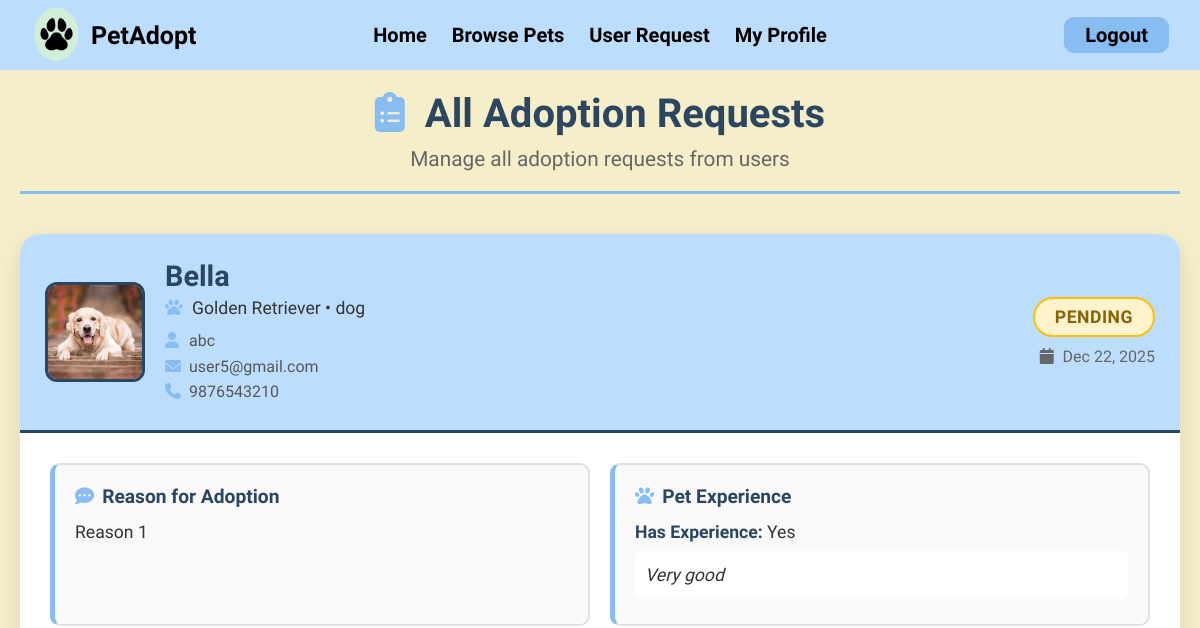
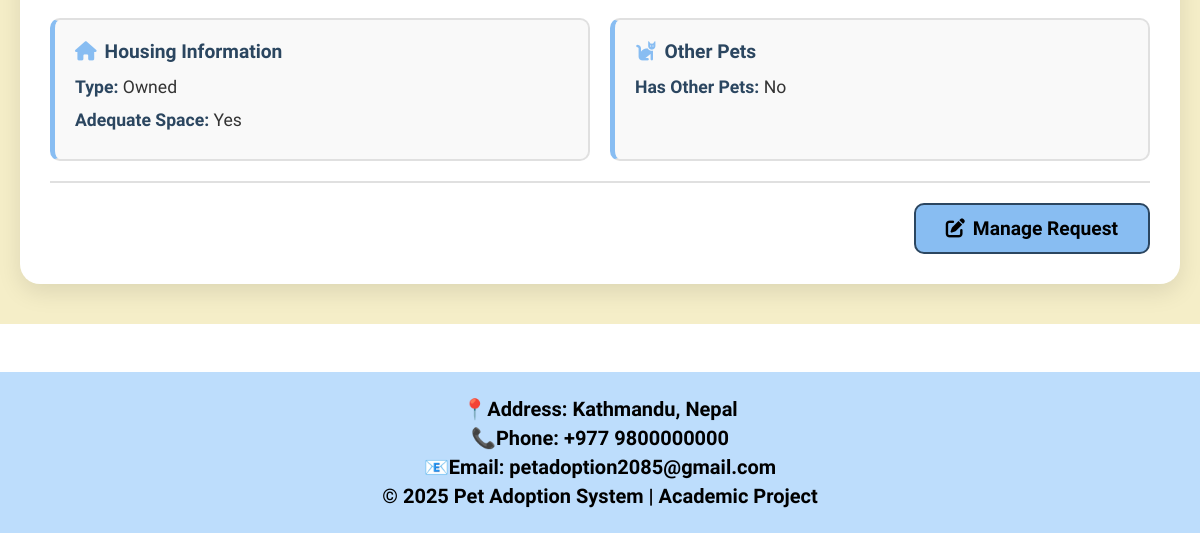
/myRequests.php (signed in), run on an earlier commit of the app's database (2 pictures, top to bottom).
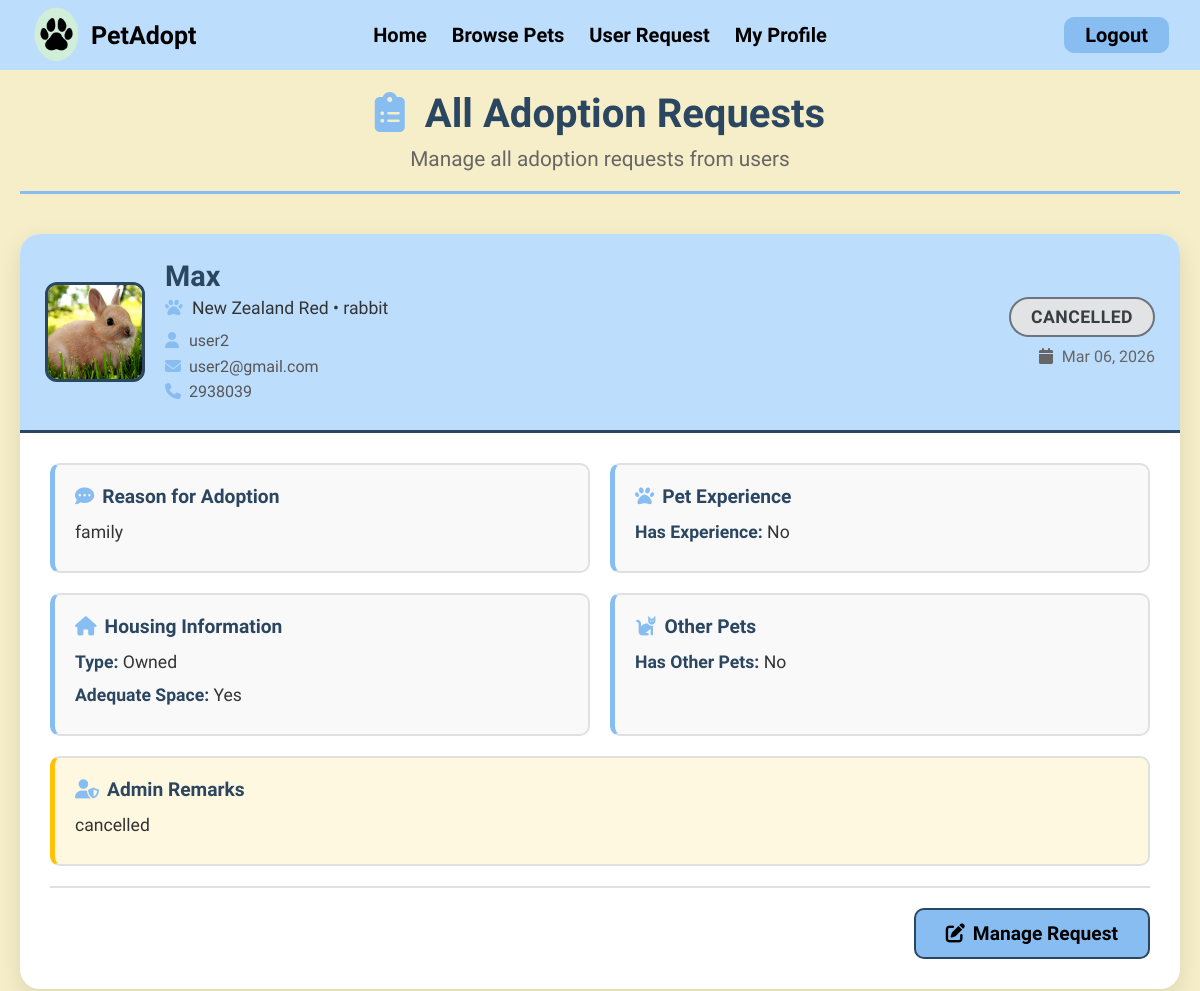
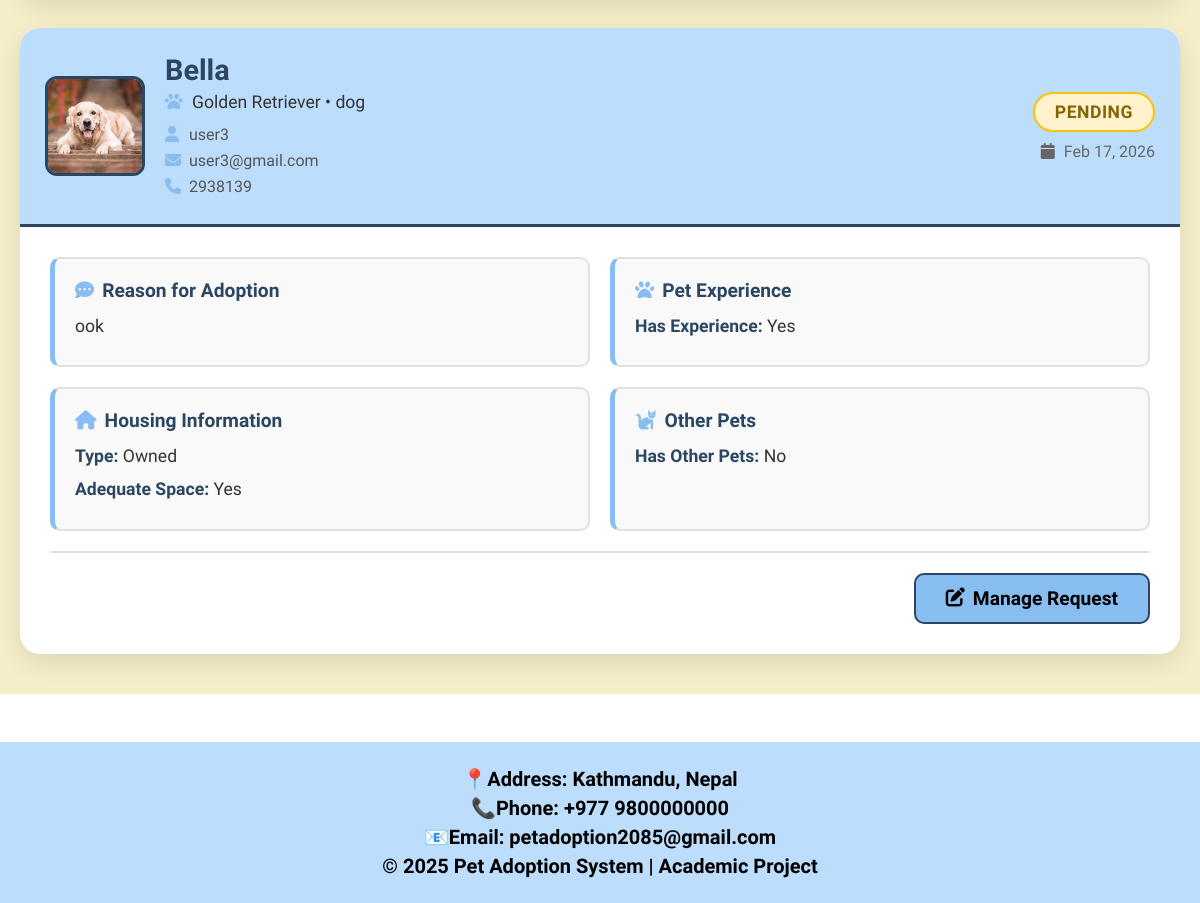
And on a later commit of the database (2 pictures, top to bottom).
### tables this page shows
CREATE TABLE `adoption_requests` (
  `request_id` int(11) NOT NULL AUTO_INCREMENT,
  `pet_id` int(11) NOT NULL,
  `user_id` int(11) NOT NULL,
  `request_date` datetime NOT NULL DEFAULT current_timestamp(),
  `status` enum('pending','approved','rejected','cancelled') NOT NULL DEFAULT 'pending',
  `remarks` text DEFAULT NULL,
  `reason` text NOT NULL,
  `has_experience` enum('yes','no') NOT NULL,
  `experience_details` text DEFAULT NULL,
  `housing_type` enum('owned','rented') NOT NULL,
  `has_space` enum('yes','no') NOT NULL,
  `has_other_pets` enum('yes','no') NOT NULL,
  `other_pets_details` text DEFAULT NULL,
  `commitment_confirmed` enum('yes','no') NOT NULL,
  `additional_notes` text DEFAULT NULL,
  `created_at` datetime DEFAULT current_timestamp(),
  PRIMARY KEY (`request_id`),
  KEY `fk_adoption_requests_pet_id` (`pet_id`),
  KEY `fk_adoption_requests_user_id` (`user_id`),
  CONSTRAINT `fk_adoption_requests_pet_id` FOREIGN KEY (`pet_id`) REFERENCES `pets` (`id`) ON UPDATE CASCADE,
  CONSTRAINT `fk_adoption_requests_user_id` FOREIGN KEY (`user_id`) REFERENCES `users` (`id`) ON UPDATE CASCADE
);

CREATE TABLE `pets` (
  `id` int(11) NOT NULL AUTO_INCREMENT,
  `name` varchar(255) NOT NULL,
  `age` int(11) NOT NULL,
  `gender` enum('Male','Female') NOT NULL,
  `breed` varchar(255) NOT NULL,
  `price` varchar(255) NOT NULL,
  `status` enum('available','adopted') NOT NULL DEFAULT 'available',
  `image` varchar(255) NOT NULL,
  `category` enum('dog','cat','rabbit') NOT NULL,
  `description` text NOT NULL,
  `weight` varchar(10) DEFAULT NULL,
  PRIMARY KEY (`id`)
);

CREATE TABLE `users` (
  `id` int(11) NOT NULL AUTO_INCREMENT,
  `full_name` varchar(255) NOT NULL,
  `email` varchar(255) NOT NULL,
  `phone_num` varchar(10) NOT NULL,
  `password` varchar(255) NOT NULL,
  `role` enum('user','admin','superadmin') NOT NULL DEFAULT 'user',
  `pet_id` int(11) DEFAULT NULL,
  PRIMARY KEY (`id`),
  UNIQUE KEY `email` (`email`),
  UNIQUE KEY `phone_num` (`phone_num`),
  KEY `pet_id` (`pet_id`)
);

### myRequests.php (the view, shortened to what this page needs)
<?php
include("connection.php");
include("navbar.php");
$user_id = $_SESSION['id'];
$user_role = $_SESSION['role'];
if ($user_role == 'admin') {
    $requests_query = "SELECT ar.*, p.name as pet_name, p.breed, p.image, p.category,
                              u.full_name as user_name, u.email as user_email, u.phone_num as user_phone
                       FROM adoption_requests ar
                       JOIN pets p ON ar.pet_id = p.id
                       JOIN users u ON ar.user_id = u.id
                       ORDER BY ar.created_at DESC";
} else {
    $requests_query = "SELECT ar.*, p.name as pet_name, p.breed, p.image, p.category
                       FROM adoption_requests ar
                       JOIN pets p ON ar.pet_id = p.id
                       WHERE ar.user_id = '$user_id'
                       ORDER BY ar.created_at DESC";
}
$requests_result = mysqli_query($con, $requests_query);
?>
<!DOCTYPE html>
<html>
<head>
    <link rel="stylesheet" href="assets/css/style.css">
    <link rel="stylesheet" href="https://cdnjs.cloudflare.com/ajax/libs/font-awesome/6.5.0/css/all.min.css">
</head>
<body>
    <div class="requests-wrapper">
        <div class="requests-container">
            <div class="requests-header">
                <h1><i class="fas fa-clipboard-list"></i>
                    <?php echo $user_role == 'admin' ? 'All Adoption Requests' : 'My Adoption Requests'; ?>
                </h1>
                <p><?php echo $user_role == 'admin' ? 'Manage all adoption requests from users' : 'Track your pet adoption applications'; ?></p>
            </div>
            <?php if (mysqli_num_rows($requests_result) == 0): ?>
                <div class="empty-requests">
                    <i class="fas fa-inbox"></i>
                    <h3>No Adoption Requests Found</h3>
                    <p><?php echo $user_role == 'admin' ? 'No users have submitted adoption requests yet.' : 'You haven\'t submitted any adoption requests yet.'; ?></p>
                    <?php if ($user_role != 'admin'): ?>
                        <a href="browsePets.php" class="btn-browse-pets">
                            <i class="fas fa-paw"></i> Browse Pets
                        </a>
                    <?php endif; ?>
                </div>
            <?php else: ?>
                <div class="requests-list">
                    <?php while ($request = mysqli_fetch_assoc($requests_result)): ?>
                        <div class="request-card">
                            <div class="request-card-header">
                                <div class="request-pet-info">
                                    <img src="assets/images/<?php echo $request['image'] ?? 'default_pet.jpg'; ?>"
                                         alt="<?php echo htmlspecialchars($request['pet_name']); ?>">
                                    <div class="request-pet-details">
                                        <h3><?php echo htmlspecialchars($request['pet_name']); ?></h3>
                                        <p class="pet-meta">
                                            <i class="fas fa-paw"></i> <?php echo htmlspecialchars($request['breed']); ?> •
                                            <?php echo htmlspecialchars($request['category']); ?>
                                        </p>
                                        <?php if ($user_role == 'admin'): ?>
                                            <p class="applicant-meta">
                                                <i class="fas fa-user"></i> <?php echo htmlspecialchars($request['user_name']); ?><br>
                                                <i class="fas fa-envelope"></i> <?php echo htmlspecialchars($request['user_email']); ?><br>
                                                <i class="fas fa-phone"></i> <?php echo htmlspecialchars($request['user_phone']); ?>
                                            </p>
                                        <?php endif; ?>
                                    </div>
                                </div>
                                <div class="request-status-badge">
                                    <span class="status-badge status-<?php echo $request['status']; ?>">
                                        <?php echo ucfirst($request['status']); ?>
                                    </span>
                                    <p class="request-date">
                                        <i class="fas fa-calendar"></i>
                                        <?php echo date('M d, Y', strtotime($request['created_at'])); ?>
                                    </p>
                                </div>
                            </div>
                            <div class="request-card-body">
                                <div class="request-info-grid">
                                    <div class="info-box">
                                        <h4><i class="fas fa-comment-dots"></i> Reason for Adoption</h4>
                                        <p><?php echo nl2br(htmlspecialchars($request['reason'])); ?></p>
                                    </div>
                                    <div class="info-box">
                                        <h4><i class="fas fa-paw"></i> Pet Experience</h4>
                                        <p><strong>Has Experience:</strong> <?php echo ucfirst($request['has_experience']); ?></p>
                                        <?php if (!empty($request['experience_details'])): ?>
                                            <p class="details-text"><?php echo nl2br(htmlspecialchars($request['experience_details'])); ?></p>
                                        <?php endif; ?>
                                    </div>
                                    <div class="info-box">
                                        <h4><i class="fas fa-home"></i> Housing Information</h4>
                                        <p><strong>Type:</strong> <?php echo ucfirst($request['housing_type']); ?></p>
                                        <p><strong>Adequate Space:</strong> <?php echo ucfirst($request['has_space']); ?></p>
                                    </div>
                                    <div class="info-box">
                                        <h4><i class="fas fa-cat"></i> Other Pets</h4>
                                        <p><strong>Has Other Pets:</strong> <?php echo ucfirst($request['has_other_pets']); ?></p>
                                    </div>
                                    <?php if (!empty($request['remarks'])): ?>
                                        <div class="info-box full-width admin-remarks">
                                            <h4><i class="fas fa-user-shield"></i> Admin Remarks</h4>
                                            <p><?php echo nl2br(htmlspecialchars($request['remarks'])); ?></p>
                                        </div>
                                    <?php endif; ?>
                                </div>
                                <?php if ($user_role == 'admin'): ?>
                                    <div class="admin-actions">
                                        <button class="btn-manage-request" onclick="openStatusModal(<?php echo $request['request_id']; ?>, '<?php echo $request['status']; ?>', '<?php echo addslashes($request['remarks'] ?? ''); ?>')">
                                            <i class="fas fa-edit"></i> Manage Request
                                        </button>
                                    </div>
                                <?php endif; ?>
                            </div>
                        </div>
                    <?php endwhile; ?>
                </div>
            <?php endif; ?>
        </div>
    </div>
</body>
<?php include("footer.php"); ?>
</html>

### navbar.php (shortened to what this page needs)
<?php
include('connection.php');
$user = null;
if (isset($_SESSION['id'])) {
    $user_id = $_SESSION['id'];
    $query = "SELECT full_name, email, phone_num, role FROM users WHERE id='$user_id'";
    $result = mysqli_query($con, $query);
    $user = mysqli_fetch_assoc($result);
}
?>
<html>
<head>
    <link rel="stylesheet" href="assets/css/style.css">
</head>
<body>
    <header>
        <div class="navigationbar">
            <a class="leftsection">
                <img src="assets/images/logo.png" alt="Logo" class="logo">
                <span class="Title">PetAdopt</span>
            </a>
            <div class="MidSection">
                <?php if ($user): ?>
                    <a href="user.php">Home</a>
                <?php else: ?>
                    <a href="index.php">Home</a>
                <?php endif; ?>
                <a href="browsePets.php">Browse Pets</a>
                <?php if ($user): ?>
                    <?php if ($user['role'] == 'admin'): ?>
                        <a href="myRequests.php">User Request</a>
                    <?php else: ?>
                        <a href="myRequests.php">My Requests</a>
                    <?php endif; ?>
                    <a href="myprofile.php">My Profile</a>
                <?php else: ?>
                    <a href="index.php#about">About Us</a>
                    <a href="index.php#footer">Contact</a>
                <?php endif; ?>
            </div>
            <div class="Login_Button">
                <?php if ($user): ?>
                    <a href="logout.php">Logout</a>
                <?php else: ?>
                    <a href="login.php">Login</a>
                <?php endif; ?>
            </div>
        </div>
    </header>
</body>
</html>

### footer.php
<footer>
    <div class="footersection">
        <p>📍Address: Kathmandu, Nepal</p>
        <p>📞Phone: +977 9800000000</p>
        <p>📧Email: petadoption2085@gmail.com</p>
        <p>&copy; 2025 Pet Adoption System | Academic Project</p>
    </div>
</footer>

What changed in the data, as far as the page shows it:
added adoption_requests: pet.image (picture), pet.name "Max", pet.breed "New Zealand Red", pet.category "rabbit", user.full_name "user2", user.email "user2@gmail.com", user.phone_num "2938039", status "CANCELLED", created_at "Mar 06, 2026", reason "family", has_experience "No", housing_type "Owned", has_space "Yes", has_other_pets "No", remarks "cancelled"
changed adoption_requests "PENDING": user.full_name "abc" → "user3"; user.email "user5@gmail.com" → "user3@gmail.com"; user.phone_num "9876543210" → "2938139"; created_at "Dec 22, 2025" → "Feb 17, 2026"; reason "Reason 1" → "ook"; experience_details "Very good" → (not shown)
